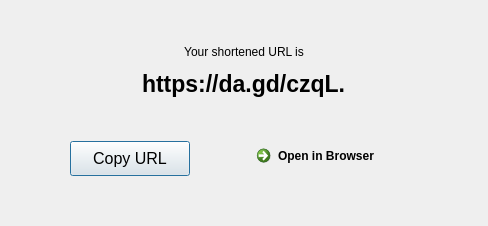
<?xml version="1.0" encoding="UTF-8"?>
<ui version="4.0">
 <class>Dialog</class>
 <widget class="QDialog" name="Dialog">
  <property name="geometry">
   <rect>
    <x>0</x>
    <y>0</y>
    <width>488</width>
    <height>226</height>
   </rect>
  </property>
  <property name="windowTitle">
   <string>Sucessfully shortened</string>
  </property>
  <layout class="QVBoxLayout" name="verticalLayout_2">
   <item>
    <layout class="QVBoxLayout" name="verticalLayout">
     <property name="spacing">
      <number>0</number>
     </property>
     <property name="sizeConstraint">
      <enum>QLayout::SetMaximumSize</enum>
     </property>
     <item>
      <widget class="QLabel" name="info">
       <property name="maximumSize">
        <size>
         <width>16777215</width>
         <height>25</height>
        </size>
       </property>
       <property name="text">
        <string>Your shortened URL is</string>
       </property>
       <property name="alignment">
        <set>Qt::AlignHCenter|Qt::AlignTop</set>
       </property>
      </widget>
     </item>
     <item>
      <widget class="QLineEdit" name="shortenedURL">
       <property name="sizePolicy">
        <sizepolicy hsizetype="Expanding" vsizetype="Maximum">
         <horstretch>0</horstretch>
         <verstretch>0</verstretch>
        </sizepolicy>
       </property>
       <property name="font">
        <font>
         <pointsize>17</pointsize>
         <weight>75</weight>
         <bold>true</bold>
        </font>
       </property>
       <property name="styleSheet">
        <string notr="true">background: transparent;</string>
       </property>
       <property name="text">
        <string>https://da.gd/czqL.</string>
       </property>
       <property name="frame">
        <bool>false</bool>
       </property>
       <property name="alignment">
        <set>Qt::AlignHCenter|Qt::AlignTop</set>
       </property>
       <property name="readOnly">
        <bool>true</bool>
       </property>
      </widget>
     </item>
    </layout>
   </item>
   <item>
    <layout class="QHBoxLayout" name="horizontalLayout">
     <property name="spacing">
      <number>0</number>
     </property>
     <property name="sizeConstraint">
      <enum>QLayout::SetDefaultConstraint</enum>
     </property>
     <item>
      <widget class="QPushButton" name="buttonCopyURL">
       <property name="sizePolicy">
        <sizepolicy hsizetype="Maximum" vsizetype="Maximum">
         <horstretch>0</horstretch>
         <verstretch>0</verstretch>
        </sizepolicy>
       </property>
       <property name="minimumSize">
        <size>
         <width>120</width>
         <height>35</height>
        </size>
       </property>
       <property name="font">
        <font>
         <pointsize>12</pointsize>
        </font>
       </property>
       <property name="text">
        <string>Copy URL</string>
       </property>
       <property name="autoDefault">
        <bool>false</bool>
       </property>
       <property name="default">
        <bool>true</bool>
       </property>
      </widget>
     </item>
     <item>
      <widget class="QCommandLinkButton" name="commandOpenInBrowser">
       <property name="sizePolicy">
        <sizepolicy hsizetype="Maximum" vsizetype="Maximum">
         <horstretch>0</horstretch>
         <verstretch>0</verstretch>
        </sizepolicy>
       </property>
       <property name="maximumSize">
        <size>
         <width>16777215</width>
         <height>16777215</height>
        </size>
       </property>
       <property name="cursor">
        <cursorShape>PointingHandCursor</cursorShape>
       </property>
       <property name="text">
        <string>Open in Browser</string>
       </property>
      </widget>
     </item>
    </layout>
   </item>
  </layout>
 </widget>
 <resources/>
 <connections/>
</ui>
